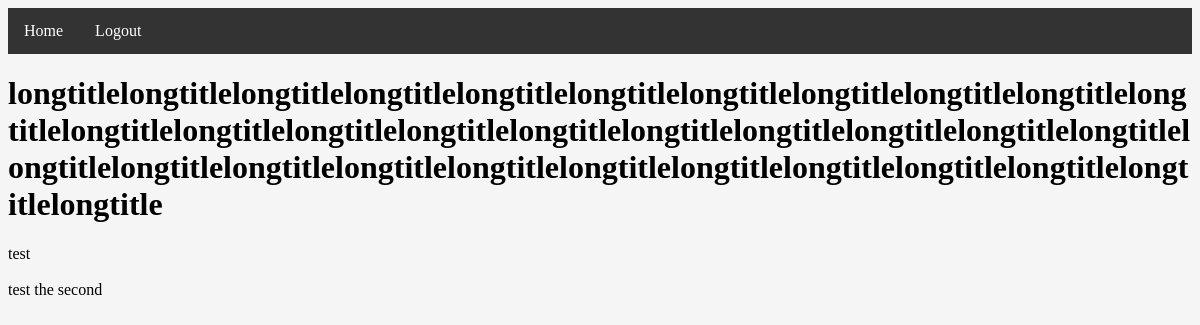
Page /5 (signed in) on the committed database.
### tables this page shows
CREATE TABLE Stories (ID INTEGER PRIMARY KEY AUTOINCREMENT, Title TEXT, FullStory TEXT, Latest_Update TEXT);

### __init__.py (the view)
@app.route('/<int:story_id>')
def view_story(story_id):
    if logged_in():
        username = session['username']
        if db_builder.has_contributed(story_id, username):
            title, story, _ = db_builder.get_story(story_id)
            return render_template('view.html', title=title, story=story)
        else:
            return redirect(url_for('edit_story', story_id=story_id))
    else:
        return redirect(url_for('landing'))

### __init__.py (called while the page is built)
def logged_in():
    return session.get('username') is not None

### db_builder.py (called while the page is built)
def split_viewable_stories(username):
    db = sqlite3.connect(DB_FILE) #open if file exists, otherwise create
    c = db.cursor()               #facilitate db ops -- you will use cursor to trigger db events
    c.execute("SELECT ID FROM Stories")
    all_story_ids = set([entry[0] for entry in c.fetchall()])
    user_id = get_id(username)
    c.execute("SELECT StoryID FROM Contributions WHERE UserID=?", [user_id])
    contributed_story_id_set = set([entry[0] for entry in c.fetchall()])
    viewable_story_list = [(story_id, get_story_title_by_id(story_id)) for story_id in contributed_story_id_set]
    editable_story_list = [(story_id, get_story_title_by_id(story_id)) for story_id in all_story_ids.difference(contributed_story_id_set)]
    db.commit() #save changes
    db.close()  #close database
    return (viewable_story_list, editable_story_list)

def has_contributed(story_id, username):
    contributions, _ = split_viewable_stories(username)
    if story_id in [entry[0] for entry in contributions]:
        return True
    else:
        return False

def get_story(story_id):
    db = sqlite3.connect(DB_FILE)  # open if file exists, otherwise create
    c = db.cursor()
    c.execute("SELECT Title, FullStory, Latest_Update FROM Stories WHERE ID=?", [story_id])
    row = c.fetchone()
    title = row[0]
    full_story = row[1]
    latest_update = row[2]
    db.commit()
    db.close()
    return title, full_story, latest_update

def get_story_title_by_id(story_id):
    db = sqlite3.connect(DB_FILE)  # open if file exists, otherwise create
    c = db.cursor()
    c.execute("SELECT Title FROM Stories WHERE ID=?", [story_id])
    title = c.fetchone()[0]
    db.commit()
    db.close()
    return title

def get_id(username):
    db = sqlite3.connect(DB_FILE) #open if file exists, otherwise create
    c = db.cursor()               #facilitate db ops -- you will use cursor to trigger db events
    user_ID = None
    c.execute("SELECT ID FROM Users WHERE Username=?", [username])
    row = c.fetchone()
    if row is not None:
        user_ID = row[0]
    return user_ID

### templates/view.html (shortened to what this page needs)
<!DOCTYPE html>
<html lang="en">
<head>
    <link rel="stylesheet" href="{{ url_for('static', filename='styles/stylesheet.css') }}">
    <ul class="nav">
        <li class="nav"><a class="nav" href="/">Home</a></li>
        <li class="nav"><a class="nav" href="/logout">Logout</a></li>
    </ul>
</head>
<body>
    <h1 class="story-text">{{ title }}</h1>
    <p style="white-space: pre-wrap;">{{ story }}</p>
</body>
</html>

### static/styles/stylesheet.css (style rules this page uses)
body { background-color: #f5f5f5; }
ul.nav { list-style-type: none; margin: 0; padding: 0; overflow: hidden; background-color: #333; }
li.nav { float: left; }
li a.nav { display: block; color: white; text-align: center; padding: 14px 16px; text-decoration: none; }
.story-text { overflow-wrap: break-word; word-wrap: break-word; }

### rows in the picture
Stories: Title "longtitlelongtitlelongtitlelongtitlelongtitlelongtitlelongtitlelongtitlelongtitlelongtitlelongtitlelongtitlelongtitlelongtitlelongtitlelongtitlelongtitlelongtitlelongtitlelongtitlelongtitlelongtitlelongtitlelongtitlelongtitlelongtitlelongtitlelongtitlelongtitlelongtitlelongtitlelongtitlelongtitle", FullStory "test test the second"
